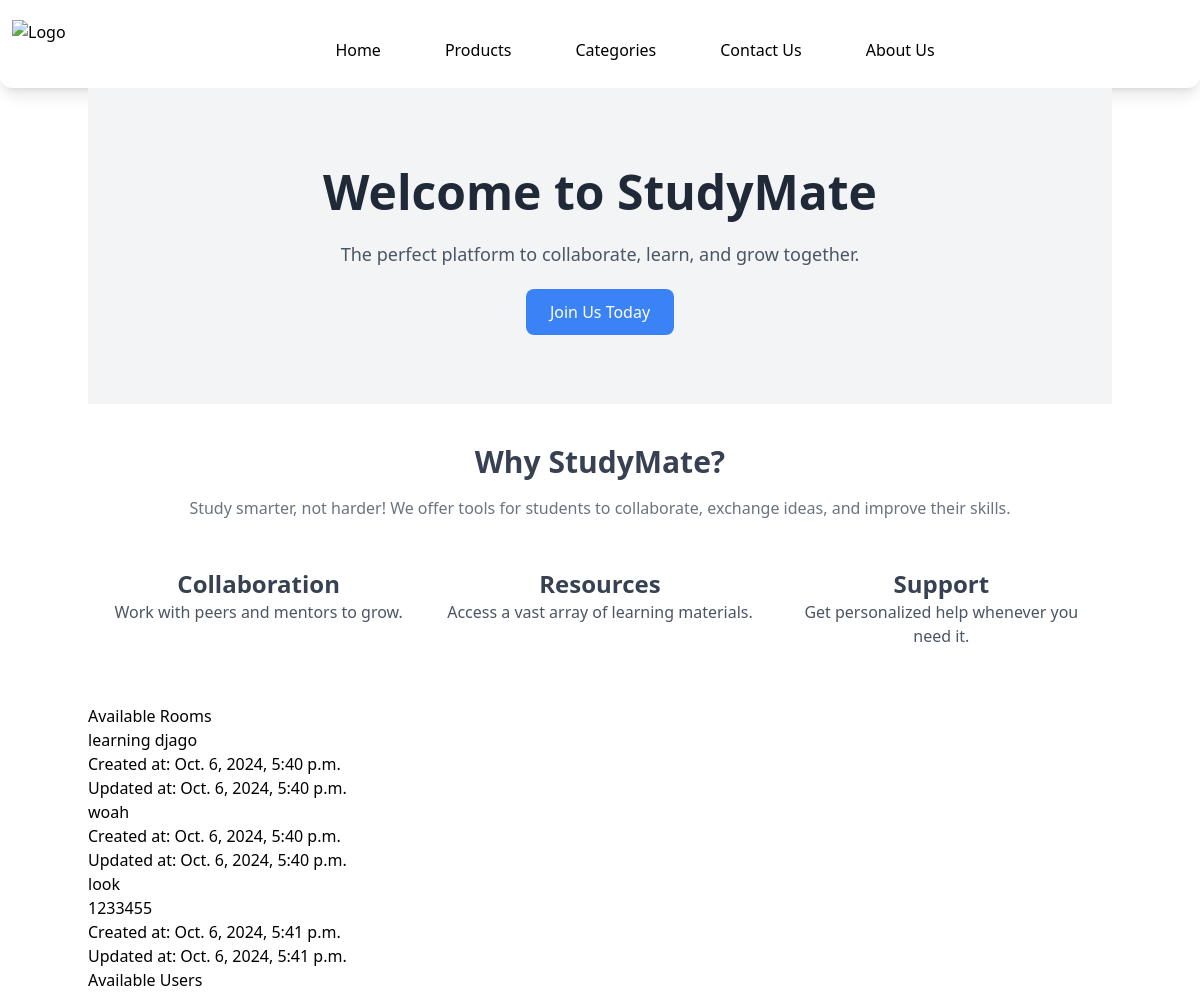
The page / on the database its author committed.
### base/models.py (models this page shows, shortened)
class Room(models.Model):
    name = models.CharField(max_length=200)
    description = models.TextField(null=True, blank=True)
    updated = models.DateTimeField(auto_now=True)
    created = models.DateTimeField(auto_now_add=True)

### base/views.py (the view)
# urls.py: path('', views.home, name='home'), # Redirect to home page upon visiting root URL
def home(request):
    Rooms = Room.objects.all()  # Fetch all Room objects from the database
    Users = User.objects.all()  # Fetch all User objects from the database
    context = {
        'Rooms': Rooms,
        'Users': Users,
    }
    return render(request, 'base/home.html', context)

### base/templates/base/home.html (shortened to what this page needs)
{% extends "base.html" %}
{% block content %}
  <section class="bg-gray-100 py-20">
    <div class="container mx-auto text-center">
      <h1 class="text-5xl font-bold text-gray-800 mb-6">Welcome to StudyMate</h1>
      <p class="text-lg text-gray-600 mb-8">
        The perfect platform to collaborate, learn, and grow together.
      </p>
      <a href="/signup" class="bg-blue-500 text-white py-3 px-6 rounded-lg hover:bg-blue-600 transition duration-300">
        Join Us Today
      </a>
    </div>
  </section>
  <section class="py-10 bg-white">
    <div class="container mx-auto text-center">
      <h2 class="text-3xl font-semibold text-gray-700 mb-4">Why StudyMate?</h2>
      <p class="text-md text-gray-500 mb-8">
        Study smarter, not harder! We offer tools for students to collaborate, exchange ideas, and improve their skills.
      </p>
      <div class="flex justify-around">
        <div class="w-1/3 p-4">
          <h3 class="text-2xl font-bold text-gray-700">Collaboration</h3>
          <p class="text-gray-600">Work with peers and mentors to grow.</p>
        </div>
        <div class="w-1/3 p-4">
          <h3 class="text-2xl font-bold text-gray-700">Resources</h3>
          <p class="text-gray-600">Access a vast array of learning materials.</p>
        </div>
        <div class="w-1/3 p-4">
          <h3 class="text-2xl font-bold text-gray-700">Support</h3>
          <p class="text-gray-600">Get personalized help whenever you need it.</p>
        </div>
      </div>
    </div>
  </section>
  <h1>Available Rooms</h1>
  <ul>
      {% for room in Rooms %}
          <li>
              <h2>{{ room.name }}</h2>
              <p>{{ room.description }}</p>
              <p>Created at: {{ room.created }}</p>
              <p>Updated at: {{ room.updated }}</p>
          </li>
      {% empty %}
          <li>No rooms available</li>
      {% endfor %}
  </ul>
  <h1>Available Users</h1>
{% endblock %}

### rows shown on the page
Room: name "learning djago", created "Oct. 6, 2024, 5:40 p.m.", updated "Oct. 6, 2024, 5:40 p.m."
Room: name "woah", created "Oct. 6, 2024, 5:40 p.m.", updated "Oct. 6, 2024, 5:40 p.m."
Room: name "look", description "1233455", created "Oct. 6, 2024, 5:41 p.m.", updated "Oct. 6, 2024, 5:41 p.m."
